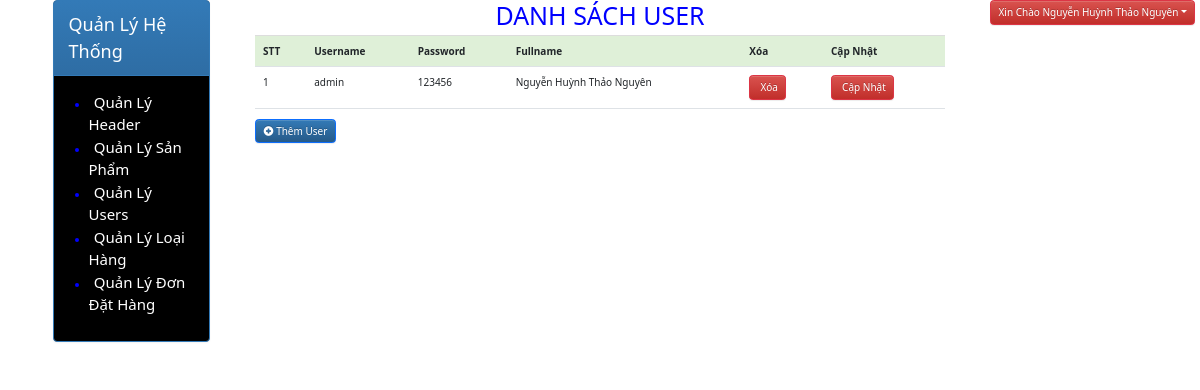
The app's page /quanlybanhang.php?t=user with its own data.
### tables this page shows
CREATE TABLE `user` (
  `ID` int(11) NOT NULL,
  `username` varchar(50) NOT NULL,
  `password` varchar(50) NOT NULL,
  `fullname` varchar(50) NOT NULL
);

### quanlyuser.php (the view, shortened to what this page needs)
	 	 	<div class="col-md-12">
	 	 	 	<h1>DANH SÁCH USER</h1>
	 	 	 	<table class="table table-hover">
	 	 	 	 	<tr class="success">
	 	 	 	 	 	<td><strong>STT</strong></td>
	 	 	 	 	 	<td><strong>Username</strong></td>
                        <td><strong>Password</strong></td>
                        <td><strong>Fullname</strong></td>
                        <td><strong>Xóa </strong></td>
                        <td><strong>Cập Nhật </strong></td>
	 	 	 	 	</tr>
	 	 	 	 	<?php
                        include 'ketnoi.php';
                        $query="select * from user";
                        $kq = mysqli_query($connect,$query);
	 	 	 	 	$stt = 1;
	 	 	 	 	 	while($row= mysqli_fetch_array($kq)){
	 	 	 	 	 	 	echo "<tr>";
	 	 	 	 	 	 	echo "<td>".$stt."</td>";
                            echo "<td>".$row["username"]."</td>";
                            echo "<td>".$row["password"]."</td>";
                            echo "<td>".$row["fullname"]."</td>";
 	 	 	 	 	 	echo "<td><a class=\"btn btn-danger\" href=\"xoauser.php?ma=".$row['ID']."\">
      <span class=\"glyphicon glyphiconremove\"></span> Xóa</a></td>";
      echo "<td><a class=\"btn btn-danger\" href=\"capnhatuser.php?ma=".$row['ID']."\">
      <span class=\"glyphicon glyphiconremove\"></span> Cập Nhật</a></td>";
	 	 	 	 	 	 	echo "</tr>";
	 	 	 	 	 	 	$stt++;
	 	 	 	 	 	}
	 	 	 	 	?>
	 	 	 	</table>
 	 	 	<a href="dangky.html" class="btn btn-primary"><span class="glyphicon glyphicon-plus-sign"></span> Thêm User</a>
</div>

### quanlybanhang.php (shortened to what this page needs)
<!DOCTYPE html>
<html lang="en">
<head>
<link rel="stylesheet" href="https://cdn.jsdelivr.net/npm/bootstrap@3.4.1/dist/css/bootstrap.min.css">
<link rel="stylesheet" href="https://cdn.jsdelivr.net/npm/bootstrap@3.4.1/dist/css/bootstrap-theme.min.css">
    <link href="https://cdn.jsdelivr.net/npm/bootstrap@5.2.0-beta1/dist/css/bootstrap.min.css" rel="stylesheet">
</head>
<body>
<?php
include 'ketnoi.php';
?>
    <div class="container">
        <div class="col-md-2">
        <div class="panel panel-primary">
  <div class="panel-heading">Quản Lý Hệ Thống</div>
  <div class="panel-body">
            <ul>
                <li><a href="?t=header">Quản Lý Header</a></li>
                <li><a href="?t=sp">Quản Lý Sản Phẩm</a></li>
                <li><a href="?t=user">Quản Lý Users</a></li>
                <li><a href="?t=loaihang">Quản Lý Loại Hàng</a></li>
                <li><a href="?t=ddh">Quản Lý Đơn Đặt Hàng</a></li>
            </ul>
  </div>
</div>
        </div>
        <div class="col-md-8">
        <?php
        if(isset( $_GET['t'])){
            $x=  $_GET['t'];
        }
        else  $x="";
         if($x=='header'){
             include ('quanliheader.php');
         }
         else if($x=='sp'){
            include ('quanlysanpham.php');
        }
         else if($x=='loaihang'){
            include ('quanlyloaihang.php');
        }
        else if($x=='user'){
            include ('quanlyuser.php');
        }
        ?>
        </div>
        <div class="col-md-2">
        <?php
        $query="select * from user ";
        $kq = mysqli_query($connect,$query);
        $row=mysqli_fetch_array($kq);
echo '<div class="dropdown">';
echo '<button class="btn  btn-danger dropdown-toggle" type="button" id="dropdownMenuButton1" data-bs-toggle="dropdown" aria-expanded="false">';
echo "Xin Chào $row[fullname]";
echo '</button>';
echo '</div>';
?>
        </div>
    </div>
</body>
</html>

### quanlybanhang.php (style rules this page uses)
.panel-heading { font-size:18px; }
li { color: blue; }
a { padding: 5%; font-size:15px; text-decoration:none; color: white; }
.panel { background-color:black; }
h1 { color:blue; }
h1,h2 { text-align:center; }

### records on screen
user: username "admin", password "123456", fullname "Nguyễn Huỳnh Thảo Nguyên"
